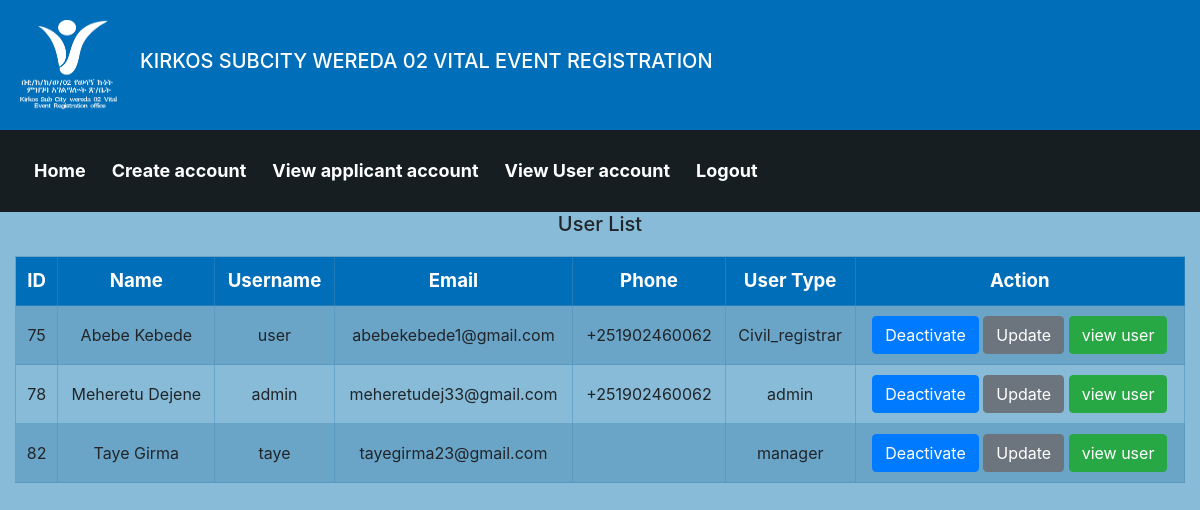
Screenshot of /View_account.php (signed in) with the database file from the repository.
### tables this page shows
CREATE TABLE `user` (
  `id` int(11) NOT NULL,
  `full_name` varchar(25) NOT NULL,
  `middle_name` varchar(50) NOT NULL,
  `last_name` varchar(50) NOT NULL,
  `username` varchar(25) NOT NULL,
  `email` varchar(50) NOT NULL DEFAULT 'none',
  `usertype` varchar(15) NOT NULL,
  `phone` varchar(25) NOT NULL DEFAULT 'none',
  `religion` varchar(50) NOT NULL,
  `sex` varchar(10) NOT NULL,
  `password` varchar(20) NOT NULL,
  `k_id_no` varchar(50) DEFAULT 'none',
  `k_id` varchar(80) DEFAULT NULL,
  `states` varchar(50) NOT NULL DEFAULT 'pending',
  `death_status` varchar(50) NOT NULL DEFAULT 'undeath',
  `upgrade_status` varchar(20) NOT NULL,
  `c_status` varchar(50) NOT NULL,
  `reset_token_hash` varchar(64) DEFAULT NULL,
  `reset_token_expires_at` datetime DEFAULT NULL
);

### languge.php (called while the page is built, shortened)
<?php
function __($str) {
    global $lang;
    if (!empty($lang[$str])) {
        return $lang[$str];
    } else {
        die("Error: Translation for \"$str\" does not exist.");
    }
}
?>

### View_account.php (the view, shortened to what this page needs)
<?php
$conn = mysqli_connect("localhost", "root", "", "vital_event");
$sql = "SELECT * FROM user WHERE usertype != 'applicant'";
$result = mysqli_query($conn, $sql);
?>
<!DOCTYPE html>
<html lang="en">
<head>
    <?php include 'admin_css_admin.php'; ?>
</head>
<body>
<div class="container-fluid">
    <div class="table-container">
    <center><h5><?= __('User List')?></h5></center>
    <table>
        <tr>
            <th><?= __('ID')?></th>
            <th><?= __('Name')?></th>
            <th><?= __('Username')?></th>
            <th><?= __('Email')?></th>
            <th><?= __('Phone')?></th>
            <th><?= __('User Type')?></th>
            <th><?= __('Action')?></th>
        </tr>
        <?php
        while($info = $result->fetch_assoc()) {
        ?>
        <tr>
            <td><?php echo $info['id']; ?></td>
            <td><?php echo $info['full_name']; ?></td>
            <td><?php echo $info['username']; ?></td>
            <td><?php echo $info['email']; ?></td>
            <td><?php echo $info['phone']; ?></td>
            <td><?php echo $info['usertype']; ?></td>
            <td>
    <?php
    if ($info['states'] == 'deactivated') {
        echo "<a onClick=\"return confirm('Are You Sure To Approve this User?');\" href='View_account.php?approve_id={$info['id']}' class='btn btn-success'>Approve</a>";
    } else {
        echo "<a onClick=\"return confirm('Are You Sure To Deactivate this User?');\" href='View_account.php?approve_id={$info['id']}' class='btn btn-primary'>Deactivate</a>";
    }
    ?>
    <a href='update_user.php?id=<?php echo $info['id']; ?>' class='btn btn-secondary'>Update</a>
    <a href='view_user.php?id=<?php echo $info['id']; ?>' class='btn btn-success'>view user</a>
</td>
        <?php
        }
        ?>
    </table>
</div>
</div>
</body>
</html>

### admin_css_admin.php (shortened to what this page needs)
<?php
  include_once('languge.php');
?>
<head>
  <link rel="stylesheet" href="bootstrap.min.css">
  <link rel="stylesheet" href="styles.css">
  <?php include 'header1.php'; ?>
</head>
<nav class="navbar navbar-expand-lg navbar-dark custom-navbar">
  <div class="container-secondary">
    <div class="collapse navbar-collapse" id="navbarNav">
      <ul class="navbar-nav ml-auto">
      <li class="nav-item">
          <a class="nav-link active" href="admin.php"><?= __('Home')?></a>
        </li>
        <li class="nav-item">
          <a class="nav-link active" href="create_account.php"><?= __('Create account')?></a>
        </li>
        <li class="nav-item">
          <a class="nav-link active" href="view_account_applicant_admin.php"><?= __('View applicant account')?></a>
        </li>
        <li class="nav-item">
          <a class="nav-link active" href="view_account.php"><?= __('View User account')?></a>
        </li>
        <li class="nav-item dropdown">
          <a class="nav-link active" href="#" id="navbarDropdown" role="button" data-toggle="dropdown" aria-haspopup="true" aria-expanded="false">
          <?= __('Logout')?>
          </a>
        </li>
      </ul>
    </div>
  </div>
</nav>

### header1.php (shortened to what this page needs)
<?php
include_once('languge.php');
?>
<header class="header">
    <img src="/ksw02/logo.png" alt="Logo of the company" title="Logo of the company" />
    <h5><?= __('head') ?></h5>
</header>

### scroll_css.php (style rules this page uses)
body { font-family: Arial, sans-serif; background-color:rgba(0, 111, 170, 0.47); }
table { width: 100%; border-collapse: collapse; margin-top: 20px; }
th, td { border: 1px solid rgba(73, 140, 184, 0.47); padding: 10px; text-align: center !important; }
th { background-color:rgb(0, 110, 185); color: white; }
th { font-size: 14pt; }
td { font-size: 12pt; }
tr:nth-child(even) { background-color:rgba(73, 140, 184, 0.47); }
.table-container { overflow: auto; max-height: 800px; }
.table-container table { min-width: 100%; min-width: 100%; }

### header1.php (style rules this page uses)
.header { background-color: rgb(0, 110, 185); padding: 20px; display: flex; align-items: center; justify-content: flex-start; color: white; }
.header img { width: 100px; height: 90px; margin-right: 20px; }

### admin_css_admin.php (style rules this page uses)
html, body { height: 100%; margin: 0; }
.navbar { font-size: 18px; }
.navbar-nav .nav-link { line-height: 26px; font-weight: bold; }
.custom-navbar { background-color:rgba(0, 0, 0, 0.84); color:white; }
.navbar-nav .nav-link { line-height: 50px; font-weight: bold; white-space: nowrap; margin-left: 10px; }

### View_account.php (style rules this page uses)
body { background-color:rgba(0, 111, 170, 0.47); overflow-y: scroll; }

### rows the page displays
user: id "75", full_name "Abebe Kebede", username "user", email "abebekebede1@gmail.com", phone "+251902460062", usertype "Civil_registrar"
user: id "78", full_name "Meheretu Dejene", username "admin", email "meheretudej33@gmail.com", phone "+251902460062", usertype "admin"
user: id "82", full_name "Taye Girma", username "taye", email "tayegirma23@gmail.com", usertype "manager"

### other values shown
__('head') "KIRKOS SUBCITY WEREDA 02 VITAL EVENT REGISTRATION"
__('Home') "Home"
__('Create account') "Create account"
__('View applicant account') "View applicant account"
__('View User account') "View User account"
__('Logout') "Logout"
__('User List') "User List"
__('ID') "ID"
__('Name') "Name"
__('Username') "Username"
__('Email') "Email"
__('Phone') "Phone"
__('User Type') "User Type"
__('Action') "Action"
